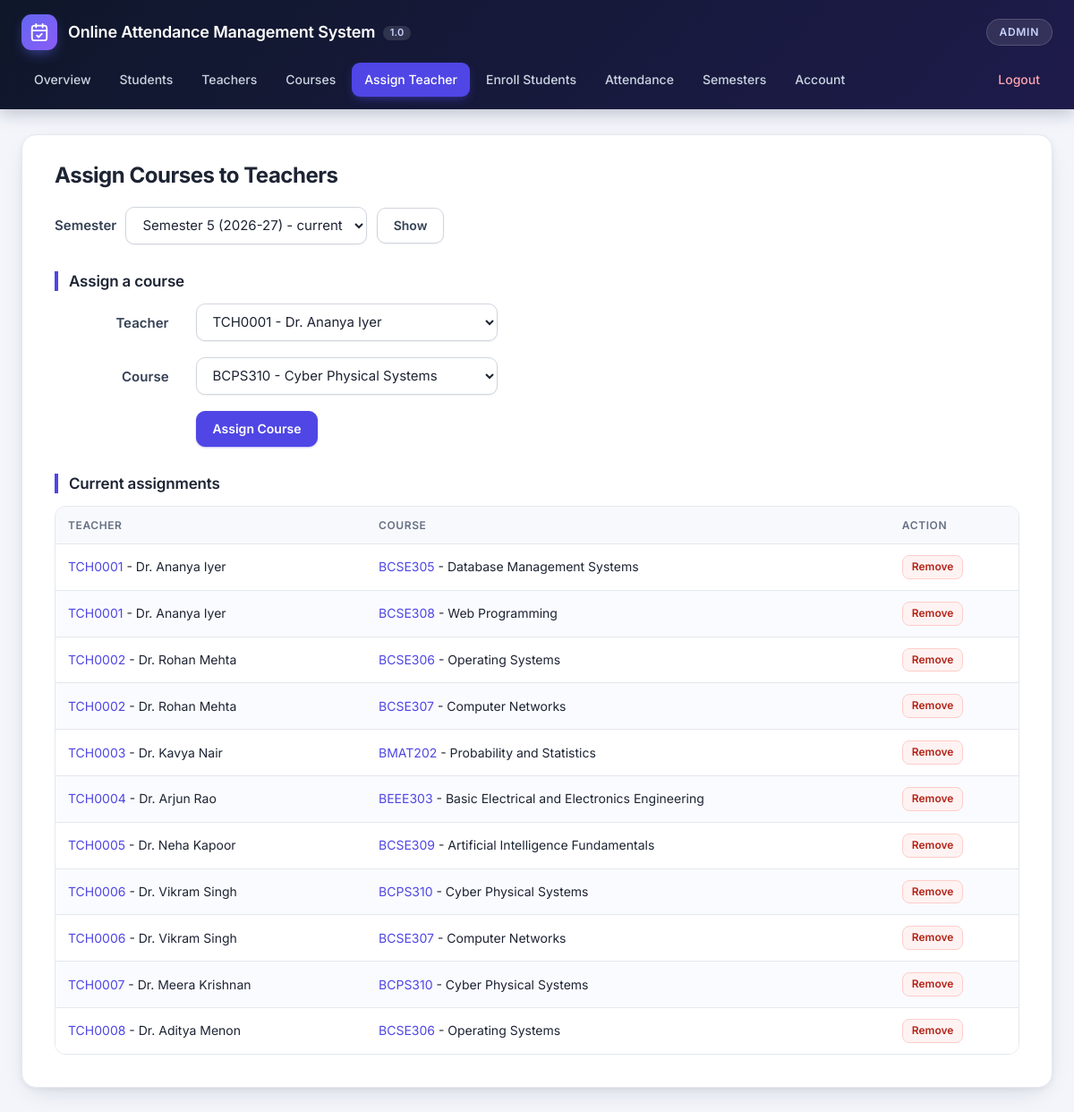
Page /admin/assign_teacher.php (signed in) on the committed database.
### tables this page shows
CREATE TABLE `teachers` (
  `tc_id` int NOT NULL AUTO_INCREMENT,
  `teacher_code` varchar(20) NOT NULL,
  `tc_name` varchar(255) NOT NULL,
  `tc_dept` varchar(255) NOT NULL,
  `tc_email` varchar(255) NOT NULL,
  `tc_course` varchar(255) DEFAULT NULL,
  `tc_phone` varchar(30) DEFAULT NULL,
  `tc_designation` varchar(100) DEFAULT NULL,
  `is_active` tinyint(1) NOT NULL DEFAULT 1,
  PRIMARY KEY (`tc_id`),
  UNIQUE KEY `uq_teacher_code` (`teacher_code`)
);

CREATE TABLE `courses` (
  `course_id` int NOT NULL AUTO_INCREMENT,
  `course_code` varchar(30) NOT NULL,
  `course_name` varchar(255) NOT NULL,
  `credits` tinyint unsigned DEFAULT NULL,
  `department` varchar(100) NOT NULL DEFAULT '',
  `sem_id` int NOT NULL,
  `status` varchar(10) NOT NULL DEFAULT 'active',
  PRIMARY KEY (`course_id`),
  UNIQUE KEY `uq_course_sem` (`course_code`,`sem_id`),
  KEY `idx_courses_sem` (`sem_id`),
  CONSTRAINT `fk_courses_sem` FOREIGN KEY (`sem_id`) REFERENCES `semesters` (`sem_id`)
);

### helpers.php (called while the page is built, shortened)
<?php
function e(mixed $value): string
{
    return htmlspecialchars((string) $value, ENT_QUOTES | ENT_SUBSTITUTE, 'UTF-8');
}
function get_int(string $key): ?int
{
    $value = $_GET[$key] ?? null;
    return is_string($value) && ctype_digit($value) ? (int) $value : null;
}

### data.php (called while the page is built, shortened)
<?php
function current_semester(PDO $pdo): ?array
{
    $row = $pdo->query('SELECT * FROM semesters WHERE is_current = 1 ORDER BY sem_id DESC LIMIT 1')->fetch();
    return $row === false ? null : $row;
}

### admin/assign_teacher.php (the view, shortened to what this page needs)
<?php
require_once __DIR__ . '/connect.php';
$cur = current_semester($pdo);
$semId  = get_int('sem_id') ?? ($cur === null ? 0 : (int) $cur['sem_id']);
$filter = get_int('tc_id');
$teacherOpts = [];
foreach ($pdo->query('SELECT tc_id, teacher_code, tc_name FROM teachers WHERE is_active = 1 ORDER BY teacher_code')->fetchAll() as $t) {
    $teacherOpts[$t['tc_id']] = $t['teacher_code'] . ' - ' . $t['tc_name'];
}
$courseStmt = $pdo->prepare('SELECT course_id, course_code, course_name FROM courses WHERE sem_id = ? AND status = \'active\' ORDER BY course_code');
$courseStmt->execute([$semId]);
$courseOpts = [];
foreach ($courseStmt->fetchAll() as $c) {
    $courseOpts[$c['course_id']] = $c['course_code'] . ' - ' . $c['course_name'];
}
$list = $pdo->prepare(
    'SELECT t.tc_id, t.teacher_code, t.tc_name, c.course_id, c.course_code, c.course_name
     FROM teacher_courses tc JOIN teachers t ON t.tc_id = tc.tc_id JOIN courses c ON c.course_id = tc.course_id
     WHERE c.sem_id = ?' . ($filter !== null ? ' AND t.tc_id = ?' : '') . '
     ORDER BY t.teacher_code, c.course_code'
);
$list->execute($filter !== null ? [$semId, $filter] : [$semId]);
$assignments = $list->fetchAll();
page_start('admin', 'Assign Courses to Teachers');
?>
<form method="get" class="form-inline" style="margin-bottom:20px">
  <label>Semester </label>
  <?php form_select_inline('sem_id', semester_options($pdo)); ?>
  <button class="btn btn-default" type="submit">Show</button>
</form>
<h4>Assign a course</h4>
<?php if ($teacherOpts === [] || $courseOpts === []): ?>
  <p>You need at least one active teacher and one active course in this semester.
    <a href="teacher_add.php">Add teacher</a> &middot; <a href="course_add.php">Add course</a></p>
<?php else: ?>
  <form method="post" class="form-horizontal" style="max-width:600px;margin:0 auto">
    <?php form_select('Teacher', 'tc_id', $teacherOpts, (string) ($filter ?? '')); ?>
    <?php form_submit('Assign Course', 'assign'); ?>
  </form>
<?php endif; ?>
<h4 style="margin-top:30px">Current assignments</h4>
<table class="table table-striped">
  <thead><tr><th>Teacher</th><th>Course</th><th>Action</th></tr></thead>
  <tbody>
    <?php foreach ($assignments as $a): ?>
      <tr>
        <td><a href="teacher.php?id=<?= e($a['tc_id']) ?>"><?= e($a['teacher_code']) ?></a> - <?= e($a['tc_name']) ?></td>
        <td><a href="course.php?id=<?= e($a['course_id']) ?>"><?= e($a['course_code']) ?></a> - <?= e($a['course_name']) ?></td>
        <td><?= action_button('remove', ['tc_id' => $a['tc_id'], 'course_id' => $a['course_id'], 'back' => 'assign_teacher.php?sem_id=' . $semId], 'Remove', 'btn-danger', 'Remove this assignment? Attendance already recorded is kept.') ?></td>
      </tr>
    <?php endforeach; ?>
  </tbody>
</table>
<?php page_end();

### layout.php (shortened to what this page needs)
<?php
function nav_items(string $role): array
{
    return match ($role) {
        'admin' => [
            'index.php' => 'Overview', 'students.php' => 'Students', 'teachers.php' => 'Teachers',
            'courses.php' => 'Courses', 'assign_teacher.php' => 'Assign Teacher', 'enroll.php' => 'Enroll Students',
            'attendance.php' => 'Attendance', 'semesters.php' => 'Semesters', 'account.php' => 'Account',
            '../logout.php' => 'Logout',
        ],
        'teacher' => [
            'index.php' => 'My Courses', 'report.php' => 'Attendance Reports', 'students.php' => 'My Students',
            'account.php' => 'My Profile', '../logout.php' => 'Logout',
        ],
        default => [
            'index.php' => 'Home', 'report.php' => 'My Attendance', 'account.php' => 'My Profile',
            '../logout.php' => 'Logout',
        ],
    };
}
function nav_current_file(string $role): string
{
    $script = basename((string) ($_SERVER['SCRIPT_NAME'] ?? ''));
    $map = $role === 'admin'
        ? [
            'student.php' => 'students.php', 'student_add.php' => 'students.php',
            'teacher.php' => 'teachers.php', 'teacher_add.php' => 'teachers.php',
            'course.php'  => 'courses.php',  'course_add.php'  => 'courses.php',
            'signup.php'  => 'account.php',
        ]
        : ['course.php' => 'index.php'];
    return $map[$script] ?? $script;
}
function page_start(string $role, string $heading = ''): void
{
    $current = nav_current_file($role);
    $cssVer  = (int) @filemtime(__DIR__ . '/css/main.css');
    echo '<!DOCTYPE html>
<html lang="en">
<head>
  <meta charset="UTF-8">
  <meta name="viewport" content="width=device-width, initial-scale=1">
  <title>Online Attendance Management System 1.0</title>
  <link rel="preconnect" href="https://fonts.googleapis.com">
  <link rel="preconnect" href="https://fonts.gstatic.com" crossorigin>
  <link rel="stylesheet" href="https://fonts.googleapis.com/css2?family=Inter:wght@400;500;600;700&display=swap">
  <link rel="stylesheet" href="https://cdn.jsdelivr.net/npm/bootstrap@3.4.1/dist/css/bootstrap.min.css">
  <link rel="stylesheet" href="https://cdn.jsdelivr.net/npm/bootstrap@3.4.1/dist/css/bootstrap-theme.min.css">
  <link rel="stylesheet" href="../css/main.css?v=' . $cssVer . '">
</head>
<body class="role-' . e($role) . '">
<header class="topbar">
  <div class="topbar-inner">
    <div class="brand">
      <span class="brand-mark" aria-hidden="true"><svg viewBox="0 0 24 24" width="22" height="22" fill="none" stroke="currentColor" stroke-width="2" stroke-linecap="round" stroke-linejoin="round"><rect x="3" y="4" width="18" height="18" rx="3"/><path d="M16 2v4M8 2v4M3 10h18"/><path d="m9 16 2 2 4-4"/></svg></span>
      <h1>Online Attendance Management System <span class="ver">1.0</span></h1>
    </div>
    <span class="role-pill">' . e(ucfirst($role)) . '</span>
  </div>
  <nav class="navbar compact"><div class="navbar-inner">';
    foreach (nav_items($role) as $file => $label) {
        $classes = [];
        if (basename($file) === $current) {
            $classes[] = 'active';
        }
        if (basename($file) === 'logout.php') {
            $classes[] = 'nav-logout';
        }
        echo '<a href="' . e($file) . '"' . ($classes !== [] ? ' class="' . implode(' ', $classes) . '"' : '') . '>' . e($label) . '</a>';
    }
    echo '</div></nav>
</header>
<main class="page">
  <div class="content">';
    if ($heading !== '') {
        echo '<h3>' . e($heading) . '</h3>';
    }
}
function page_end(): void
{
    echo "\n  </div>\n</main>\n</body>\n</html>\n";
}
function form_select(string $label, string $name, array $options, string $selected = '', string $extra = ''): void
{
    echo '<div class="form-group"><label for="' . e($name) . '" class="col-sm-3 control-label">' . e($label) . '</label>'
        . '<div class="col-sm-7"><select name="' . e($name) . '" id="' . e($name) . '" class="form-control" ' . $extra . '>';
    foreach ($options as $value => $text) {
        echo '<option value="' . e($value) . '"' . ((string) $value === $selected ? ' selected' : '') . '>' . e($text) . '</option>';
    }
    echo '</select></div></div>';
}
function form_submit(string $label, string $name = 'save'): void
{
    echo '<div class="form-group"><div class="col-sm-offset-3 col-sm-7">'
        . '<button type="submit" name="' . e($name) . '" value="1" class="btn btn-primary">' . e($label) . '</button></div></div>';
}
function action_button(string $action, array $fields, string $label, string $class = 'btn-default', string $confirm = ''): string
{
    $html = '<form method="post" class="inline-form"' . ($confirm !== '' ? ' onsubmit="return confirm(\'' . e($confirm) . '\')"' : '') . '>'
        . csrf_field() . '<input type="hidden" name="action" value="' . e($action) . '">';
    foreach ($fields as $name => $value) {
        $html .= '<input type="hidden" name="' . e($name) . '" value="' . e($value) . '">';
    }
    return $html . '<button type="submit" class="btn btn-xs ' . e($class) . '">' . e($label) . '</button></form>';
}
function form_select_inline(string $name, array $options): void
{
    echo '<select name="' . e($name) . '" class="form-control">';
    foreach ($options as $value => $text) {
        echo '<option value="' . e($value) . '">' . e($text) . '</option>';
    }
    echo '</select> ';
}

### rows in the picture
teachers: teacher_code "TCH0001", tc_name "Dr. Ananya Iyer", courses.course_code "BCSE305", courses.course_name "Database Management Systems", courses.course_code "BCSE308", courses.course_name "Web Programming"
teachers: teacher_code "TCH0002", tc_name "Dr. Rohan Mehta", courses.course_code "BCSE306", courses.course_name "Operating Systems", courses.course_code "BCSE307", courses.course_name "Computer Networks"
teachers: teacher_code "TCH0003", tc_name "Dr. Kavya Nair", courses.course_code "BMAT202", courses.course_name "Probability and Statistics"
teachers: teacher_code "TCH0004", tc_name "Dr. Arjun Rao", courses.course_code "BEEE303", courses.course_name "Basic Electrical and Electronics Engineering"
teachers: teacher_code "TCH0005", tc_name "Dr. Neha Kapoor", courses.course_code "BCSE309", courses.course_name "Artificial Intelligence Fundamentals"
teachers: teacher_code "TCH0006", tc_name "Dr. Vikram Singh", courses.course_code "BCPS310", courses.course_name "Cyber Physical Systems", courses.course_code "BCSE307", courses.course_name "Computer Networks"
teachers: teacher_code "TCH0007", tc_name "Dr. Meera Krishnan", courses.course_code "BCPS310", courses.course_name "Cyber Physical Systems"
teachers: teacher_code "TCH0008", tc_name "Dr. Aditya Menon", courses.course_code "BCSE306", courses.course_name "Operating Systems"

### other values in the picture
$role "ADMIN"
$label "Overview"
$label "Students"
$label "Teachers"
$label "Courses"
$label "Assign Teacher"
$label "Enroll Students"
$label "Attendance"
$label "Semesters"
$label "Account"
$label "Logout"
$heading "Assign Courses to Teachers"
$label "Teacher Course"
$label "Assign Course"
form field sem_id "Semester 5 (2026-27) - current"
